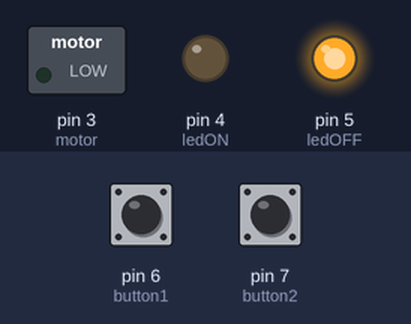
Recording of a sketch running on a simulated Arduino Uno, built with avr-gcc and run on an emulated ATmega328P. Shown: switched loads named in the sketch (green lamp = pin HIGH), output pins drawn as LEDs (lit = HIGH). Inputs (shaded band) come from the test bench; at power-on: pin 6 (button1) HIGH, pin 7 (button2) HIGH.

Above: at 1.2 s.
1.3 s: pin 6 (button1) pulled LOW for 0.15 s
At 2.2 s:
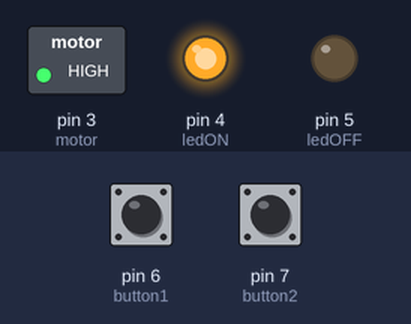
2.9 s: pin 7 (button2) pulled LOW for 0.15 s
At 3.5 s:
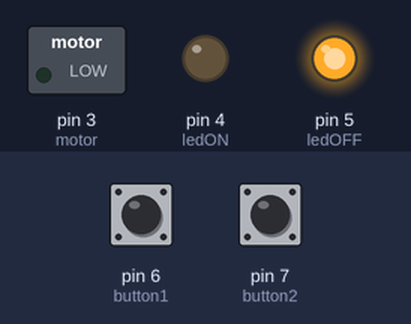
4.5 s: pin 6 (button1) pulled LOW for 1 s
At 5.9 s:
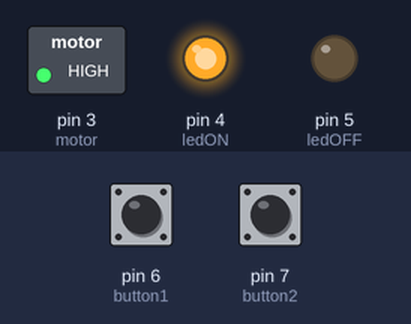
Timing chart, 0 to 7.5 s (numbered marks = the images above; inputs shaded):
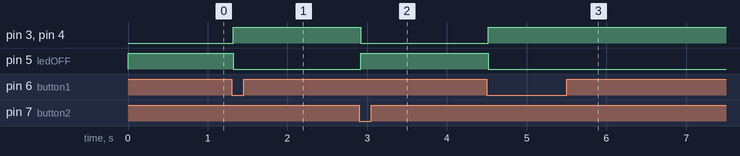

Measured:
- after the input at 1.3 s, pin 3 (motor), pin 4 (ledON): LOW → HIGH at once; pin 5 (ledOFF): HIGH → LOW at once
- after the input at 2.9 s, pin 3 (motor), pin 4 (ledON): HIGH → LOW at once; pin 5 (ledOFF): LOW → HIGH at once
- after the input at 4.5 s, pin 3 (motor), pin 4 (ledON): LOW → HIGH at once; pin 5 (ledOFF): HIGH → LOW at once

The sketch:

motorDC-boton-pullup.ino
```cpp
// Definición de pines para los LEDs, Botones y motor
int motor = 3;// Pin digital para el Motor
int button1 = 6;// Pin digital para el boton 1
int button2 = 7;// Pin digital para el boton 2
int ledON = 4;// Pin digital para los LEDs
int ledOFF = 5;// Pin digital para los LEDs
void setup()
{
  pinMode(motor,OUTPUT);// Configura el pin como salida
  pinMode(ledON,OUTPUT);// Configura el pin como salida
  pinMode(ledOFF,OUTPUT);// Configura el pin como salida
  pinMode(button1,INPUT_PULLUP);// Configura el pin como salida
  pinMode(button2,INPUT_PULLUP);// Configura el pin como salida
  digitalWrite(ledON,LOW); // Inicialmente apagado
  digitalWrite(ledOFF, HIGH); // Inicialmente prendido
}

void loop()
{
  int datoB1 = digitalRead(button1);// Verifica si el botón 1 ha cambiado de estado
  int datoB2 = digitalRead(button2);// Verifica si el botón 2 ha cambiado de estado
  if (datoB1 == LOW){// verifica que el boton 1 este presionado
    delay(20);
    digitalWrite(motor, HIGH);// enciende el motor
    digitalWrite(ledON,HIGH);// enciende el LED
    digitalWrite(ledOFF, LOW);// apaga el LED
  }
  if (datoB2 == LOW){// verifica que el boton 2 este presionado
    delay(20);
    digitalWrite(motor, LOW);// apaga el motor
    digitalWrite(ledON,LOW);// apaga el LED
    digitalWrite(ledOFF, HIGH);// enciende el LED
  }
}
```
